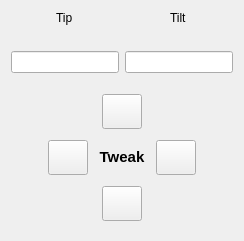
     <widget class="QWidget" name="closed_loop">
      <attribute name="title">
       <string>Closed-loop</string>
      </attribute>
      <layout class="QVBoxLayout" name="verticalLayout_3">
       <item>
        <layout class="QGridLayout" name="closed_loop_grid_layout">
         <item row="4" column="0">
          <layout class="QGridLayout" name="tip_led_grid">
           <item row="0" column="0">
            <widget class="PyDMByteIndicator" name="tip_calibrated_led">
             <property name="sizePolicy">
              <sizepolicy hsizetype="Fixed" vsizetype="Preferred">
               <horstretch>0</horstretch>
               <verstretch>0</verstretch>
              </sizepolicy>
             </property>
             <property name="toolTip">
              <string/>
             </property>
             <property name="alarmSensitiveContent" stdset="0">
              <bool>false</bool>
             </property>
             <property name="alarmSensitiveBorder" stdset="0">
              <bool>true</bool>
             </property>
             <property name="PyDMToolTip" stdset="0">
              <string/>
             </property>
             <property name="channel" stdset="0">
              <string/>
             </property>
             <property name="showLabels" stdset="0">
              <bool>true</bool>
             </property>
             <property name="bigEndian" stdset="0">
              <bool>false</bool>
             </property>
             <property name="circles" stdset="0">
              <bool>false</bool>
             </property>
             <property name="numBits" stdset="0">
              <number>1</number>
             </property>
             <property name="shift" stdset="0">
              <number>0</number>
             </property>
             <property name="labels" stdset="0">
              <stringlist>
               <string>Calibrated</string>
              </stringlist>
             </property>
            </widget>
           </item>
           <item row="0" column="1">
            <widget class="PyDMByteIndicator" name="tip_homed_led">
             <property name="sizePolicy">
              <sizepolicy hsizetype="Fixed" vsizetype="Preferred">
               <horstretch>0</horstretch>
               <verstretch>0</verstretch>
              </sizepolicy>
             </property>
             <property name="toolTip">
              <string/>
             </property>
             <property name="alarmSensitiveContent" stdset="0">
              <bool>false</bool>
             </property>
             <property name="alarmSensitiveBorder" stdset="0">
              <bool>true</bool>
             </property>
             <property name="PyDMToolTip" stdset="0">
              <string/>
             </property>
             <property name="channel" stdset="0">
              <string/>
             </property>
             <property name="showLabels" stdset="0">
              <bool>true</bool>
             </property>
             <property name="bigEndian" stdset="0">
              <bool>false</bool>
             </property>
             <property name="circles" stdset="0">
              <bool>false</bool>
             </property>
             <property name="numBits" stdset="0">
              <number>1</number>
             </property>
             <property name="shift" stdset="0">
              <number>0</number>
             </property>
             <property name="labels" stdset="0">
              <stringlist>
               <string>Homed</string>
              </stringlist>
             </property>
            </widget>
           </item>
          </layout>
         </item>
         <item row="1" column="1">
          <widget class="PyDMLabel" name="tilt_rbv">
           <property name="toolTip">
            <string/>
           </property>
           <property name="alignment">
            <set>Qt::AlignCenter</set>
           </property>
          </widget>
         </item>
         <item row="4" column="1">
          <layout class="QGridLayout" name="tilt_led_grid">
           <item row="0" column="0">
            <widget class="PyDMByteIndicator" name="tilt_calibrated_led">
             <property name="sizePolicy">
              <sizepolicy hsizetype="Fixed" vsizetype="Preferred">
               <horstretch>0</horstretch>
               <verstretch>0</verstretch>
              </sizepolicy>
             </property>
             <property name="toolTip">
              <string/>
             </property>
             <property name="alarmSensitiveContent" stdset="0">
              <bool>false</bool>
             </property>
             <property name="alarmSensitiveBorder" stdset="0">
              <bool>true</bool>
             </property>
             <property name="PyDMToolTip" stdset="0">
              <string/>
             </property>
             <property name="channel" stdset="0">
              <string/>
             </property>
             <property name="showLabels" stdset="0">
              <bool>true</bool>
             </property>
             <property name="bigEndian" stdset="0">
              <bool>false</bool>
             </property>
             <property name="circles" stdset="0">
              <bool>false</bool>
             </property>
             <property name="numBits" stdset="0">
              <number>1</number>
             </property>
             <property name="shift" stdset="0">
              <number>0</number>
             </property>
             <property name="labels" stdset="0">
              <stringlist>
               <string>Calibrated</string>
              </stringlist>
             </property>
            </widget>
           </item>
           <item row="0" column="1">
            <widget class="PyDMByteIndicator" name="tilt_homed_led">
             <property name="sizePolicy">
              <sizepolicy hsizetype="Fixed" vsizetype="Preferred">
               <horstretch>0</horstretch>
               <verstretch>0</verstretch>
              </sizepolicy>
             </property>
             <property name="toolTip">
              <string/>
             </property>
             <property name="alarmSensitiveContent" stdset="0">
              <bool>false</bool>
             </property>
             <property name="alarmSensitiveBorder" stdset="0">
              <bool>true</bool>
             </property>
             <property name="PyDMToolTip" stdset="0">
              <string/>
             </property>
             <property name="channel" stdset="0">
              <string/>
             </property>
             <property name="showLabels" stdset="0">
              <bool>true</bool>
             </property>
             <property name="bigEndian" stdset="0">
              <bool>false</bool>
             </property>
             <property name="circles" stdset="0">
              <bool>false</bool>
             </property>
             <property name="numBits" stdset="0">
              <number>1</number>
             </property>
             <property name="shift" stdset="0">
              <number>0</number>
             </property>
             <property name="labels" stdset="0">
              <stringlist>
               <string>Homed</string>
              </stringlist>
             </property>
            </widget>
           </item>
          </layout>
         </item>
         <item row="0" column="0" alignment="Qt::AlignHCenter">
          <widget class="QLabel" name="tip_closed_loop_label">
           <property name="text">
            <string>Tip</string>
           </property>
          </widget>
         </item>
         <item row="0" column="1" alignment="Qt::AlignHCenter">
          <widget class="QLabel" name="tilt_closed_loop_label">
           <property name="text">
            <string>Tilt</string>
           </property>
          </widget>
         </item>
         <item row="1" column="0">
          <widget class="PyDMLabel" name="tip_rbv">
           <property name="toolTip">
            <string/>
           </property>
           <property name="alignment">
            <set>Qt::AlignCenter</set>
           </property>
          </widget>
         </item>
         <item row="2" column="1">
          <widget class="QLineEdit" name="tilt_tweak_value">
           <property name="alignment">
            <set>Qt::AlignCenter</set>
           </property>
          </widget>
         </item>
         <item row="2" column="0">
          <widget class="QLineEdit" name="tip_tweak_value">
           <property name="alignment">
            <set>Qt::AlignCenter</set>
           </property>
          </widget>
         </item>
        </layout>
       </item>
       <item alignment="Qt::AlignHCenter">
        <widget class="QWidget" name="embedded_layout" native="true">
         <property name="sizePolicy">
          <sizepolicy hsizetype="Fixed" vsizetype="Fixed">
           <horstretch>0</horstretch>
           <verstretch>0</verstretch>
          </sizepolicy>
         </property>
         <layout class="QGridLayout" name="gridLayout_4">
          <item row="4" column="1">
           <layout class="QGridLayout" name="dpad_closed_loop_grid">
            <item row="3" column="2">
             <widget class="QLabel" name="dpad_closed_loop_label">
              <property name="sizePolicy">
               <sizepolicy hsizetype="Fixed" vsizetype="Fixed">
                <horstretch>0</horstretch>
                <verstretch>0</verstretch>
               </sizepolicy>
              </property>
              <property name="minimumSize">
               <size>
                <width>30</width>
                <height>30</height>
               </size>
              </property>
              <property name="font">
               <font>
                <pointsize>11</pointsize>
                <weight>75</weight>
                <bold>true</bold>
               </font>
              </property>
              <property name="text">
               <string>Tweak</string>
              </property>
              <property name="alignment">
               <set>Qt::AlignCenter</set>
              </property>
             </widget>
            </item>
            <item row="3" column="3">
             <spacer name="tweak_h_spacer_right">
              <property name="orientation">
               <enum>Qt::Horizontal</enum>
              </property>
              <property name="sizeType">
               <enum>QSizePolicy::Fixed</enum>
              </property>
              <property name="sizeHint" stdset="0">
               <size>
                <width>5</width>
                <height>20</height>
               </size>
              </property>
             </spacer>
            </item>
            <item row="3" column="1">
             <spacer name="tweak_h_spacer_left">
              <property name="orientation">
               <enum>Qt::Horizontal</enum>
              </property>
              <property name="sizeType">
               <enum>QSizePolicy::Fixed</enum>
              </property>
              <property name="sizeHint" stdset="0">
               <size>
                <width>5</width>
                <height>20</height>
               </size>
              </property>
             </spacer>
            </item>
            <item row="3" column="4">
             <widget class="PyDMPushButton" name="tip_tweak_fwd">
              <property name="sizePolicy">
               <sizepolicy hsizetype="Fixed" vsizetype="Fixed">
                <horstretch>0</horstretch>
                <verstretch>0</verstretch>
               </sizepolicy>
              </property>
              <property name="minimumSize">
               <size>
                <width>35</width>
                <height>35</height>
               </size>
              </property>
              <property name="toolTip">
               <string/>
              </property>
              <property name="iconSize">
               <size>
                <width>30</width>
                <height>30</height>
               </size>
              </property>
              <property name="alarmSensitiveContent" stdset="0">
               <bool>false</bool>
              </property>
              <property name="alarmSensitiveBorder" stdset="0">
               <bool>false</bool>
              </property>
              <property name="PyDMToolTip" stdset="0">
               <string/>
              </property>
              <property name="monitorDisp" stdset="0">
               <bool>false</bool>
              </property>
              <property name="channel" stdset="0">
               <string/>
              </property>
              <property name="PyDMIcon" stdset="0">
               <string>angle-right</string>
              </property>
              <property name="PyDMIconColor" stdset="0">
               <color>
                <red>0</red>
                <green>170</green>
                <blue>0</blue>
               </color>
              </property>
              <property name="passwordProtected" stdset="0">
               <bool>false</bool>
              </property>
              <property name="password" stdset="0">
               <string/>
              </property>
              <property name="protectedPassword" stdset="0">
               <string/>
              </property>
              <property name="showConfirmDialog" stdset="0">
               <bool>false</bool>
              </property>
              <property name="confirmMessage" stdset="0">
               <string>Are you sure you want to proceed?</string>
              </property>
              <property name="pressValue" stdset="0">
               <string>1</string>
              </property>
              <property name="releaseValue" stdset="0">
               <string>None</string>
              </property>
              <property name="relativeChange" stdset="0">
               <bool>false</bool>
              </property>
              <property name="writeWhenRelease" stdset="0">
               <bool>false</bool>
              </property>
             </widget>
            </item>
            <item row="5" column="2" alignment="Qt::AlignHCenter">
             <widget class="PyDMPushButton" name="tilt_tweak_rev">
              <property name="sizePolicy">
               <sizepolicy hsizetype="Fixed" vsizetype="Fixed">
                <horstretch>0</horstretch>
                <verstretch>0</verstretch>
               </sizepolicy>
              </property>
              <property name="minimumSize">
               <size>
                <width>35</width>
                <height>35</height>
               </size>
              </property>
              <property name="toolTip">
               <string/>
              </property>
              <property name="iconSize">
               <size>
                <width>30</width>
                <height>30</height>
               </size>
              </property>
              <property name="alarmSensitiveContent" stdset="0">
               <bool>false</bool>
              </property>
              <property name="alarmSensitiveBorder" stdset="0">
               <bool>false</bool>
              </property>
              <property name="PyDMToolTip" stdset="0">
               <string/>
              </property>
              <property name="monitorDisp" stdset="0">
               <bool>false</bool>
              </property>
              <property name="channel" stdset="0">
               <string/>
              </property>
              <property name="PyDMIcon" stdset="0">
               <string>angle-down</string>
              </property>
              <property name="PyDMIconColor" stdset="0">
               <color>
                <red>255</red>
                <green>0</green>
                <blue>0</blue>
               </color>
              </property>
              <property name="passwordProtected" stdset="0">
               <bool>false</bool>
              </property>
              <property name="password" stdset="0">
               <string/>
              </property>
              <property name="protectedPassword" stdset="0">
               <string/>
              </property>
              <property name="showConfirmDialog" stdset="0">
               <bool>false</bool>
              </property>
              <property name="confirmMessage" stdset="0">
               <string>Are you sure you want to proceed?</string>
              </property>
              <property name="pressValue" stdset="0">
               <string>1</string>
              </property>
              <property name="releaseValue" stdset="0">
               <string>None</string>
              </property>
              <property name="relativeChange" stdset="0">
               <bool>false</bool>
              </property>
              <property name="writeWhenRelease" stdset="0">
               <bool>false</bool>
              </property>
             </widget>
            </item>
            <item row="3" column="0">
             <widget class="PyDMPushButton" name="tip_tweak_rev">
              <property name="sizePolicy">
               <sizepolicy hsizetype="Fixed" vsizetype="Fixed">
                <horstretch>0</horstretch>
                <verstretch>0</verstretch>
               </sizepolicy>
              </property>
              <property name="minimumSize">
               <size>
                <width>35</width>
                <height>35</height>
               </size>
              </property>
              <property name="toolTip">
               <string/>
              </property>
              <property name="iconSize">
               <size>
                <width>30</width>
                <height>30</height>
               </size>
              </property>
              <property name="alarmSensitiveContent" stdset="0">
               <bool>false</bool>
              </property>
              <property name="alarmSensitiveBorder" stdset="0">
               <bool>false</bool>
              </property>
              <property name="PyDMToolTip" stdset="0">
               <string/>
              </property>
              <property name="monitorDisp" stdset="0">
               <bool>false</bool>
              </property>
              <property name="channel" stdset="0">
               <string/>
              </property>
              <property name="PyDMIcon" stdset="0">
               <string>angle-left</string>
              </property>
              <property name="PyDMIconColor" stdset="0">
               <color>
                <red>255</red>
                <green>0</green>
                <blue>0</blue>
               </color>
              </property>
              <property name="passwordProtected" stdset="0">
               <bool>false</bool>
              </property>
              <property name="password" stdset="0">
               <string/>
              </property>
              <property name="protectedPassword" stdset="0">
               <string/>
              </property>
              <property name="showConfirmDialog" stdset="0">
               <bool>false</bool>
              </property>
              <property name="confirmMessage" stdset="0">
               <string>Are you sure you want to proceed?</string>
              </property>
              <property name="pressValue" stdset="0">
               <string>1</string>
              </property>
              <property name="releaseValue" stdset="0">
               <string>None</string>
              </property>
              <property name="relativeChange" stdset="0">
               <bool>false</bool>
              </property>
              <property name="writeWhenRelease" stdset="0">
               <bool>false</bool>
              </property>
             </widget>
            </item>
            <item row="1" column="2" alignment="Qt::AlignHCenter">
             <widget class="PyDMPushButton" name="tilt_tweak_fwd">
              <property name="sizePolicy">
               <sizepolicy hsizetype="Fixed" vsizetype="Fixed">
                <horstretch>0</horstretch>
                <verstretch>0</verstretch>
               </sizepolicy>
              </property>
              <property name="minimumSize">
               <size>
                <width>35</width>
                <height>35</height>
               </size>
              </property>
              <property name="toolTip">
               <string/>
              </property>
              <property name="iconSize">
               <size>
                <width>30</width>
                <height>30</height>
               </size>
              </property>
              <property name="alarmSensitiveContent" stdset="0">
               <bool>false</bool>
              </property>
              <property name="alarmSensitiveBorder" stdset="0">
               <bool>false</bool>
              </property>
              <property name="PyDMToolTip" stdset="0">
               <string/>
              </property>
              <property name="monitorDisp" stdset="0">
               <bool>false</bool>
              </property>
              <property name="channel" stdset="0">
               <string/>
              </property>
              <property name="PyDMIcon" stdset="0">
               <string>angle-up</string>
              </property>
              <property name="PyDMIconColor" stdset="0">
               <color>
                <red>0</red>
                <green>170</green>
                <blue>0</blue>
               </color>
              </property>
              <property name="passwordProtected" stdset="0">
               <bool>false</bool>
              </property>
              <property name="password" stdset="0">
               <string/>
              </property>
              <property name="protectedPassword" stdset="0">
               <string/>
              </property>
              <property name="showConfirmDialog" stdset="0">
               <bool>false</bool>
              </property>
              <property name="confirmMessage" stdset="0">
               <string>Are you sure you want to proceed?</string>
              </property>
              <property name="pressValue" stdset="0">
               <string>1</string>
              </property>
              <property name="releaseValue" stdset="0">
               <string>None</string>
              </property>
              <property name="relativeChange" stdset="0">
               <bool>false</bool>
              </property>
              <property name="writeWhenRelease" stdset="0">
               <bool>false</bool>
              </property>
             </widget>
            </item>
            <item row="2" column="2">
             <spacer name="tweak_h_spacer_top">
              <property name="orientation">
               <enum>Qt::Vertical</enum>
              </property>
              <property name="sizeType">
               <enum>QSizePolicy::Fixed</enum>
              </property>
              <property name="sizeHint" stdset="0">
               <size>
                <width>20</width>
                <height>5</height>
               </size>
              </property>
             </spacer>
            </item>
            <item row="4" column="2">
             <spacer name="tweak_h_spacer_bot">
              <property name="orientation">
               <enum>Qt::Vertical</enum>
              </property>
              <property name="sizeType">
               <enum>QSizePolicy::Fixed</enum>
              </property>
              <property name="sizeHint" stdset="0">
               <size>
                <width>20</width>
                <height>5</height>
               </size>
              </property>
             </spacer>
            </item>
           </layout>
          </item>
         </layout>
        </widget>
       </item>
      </layout>
     </widget>
